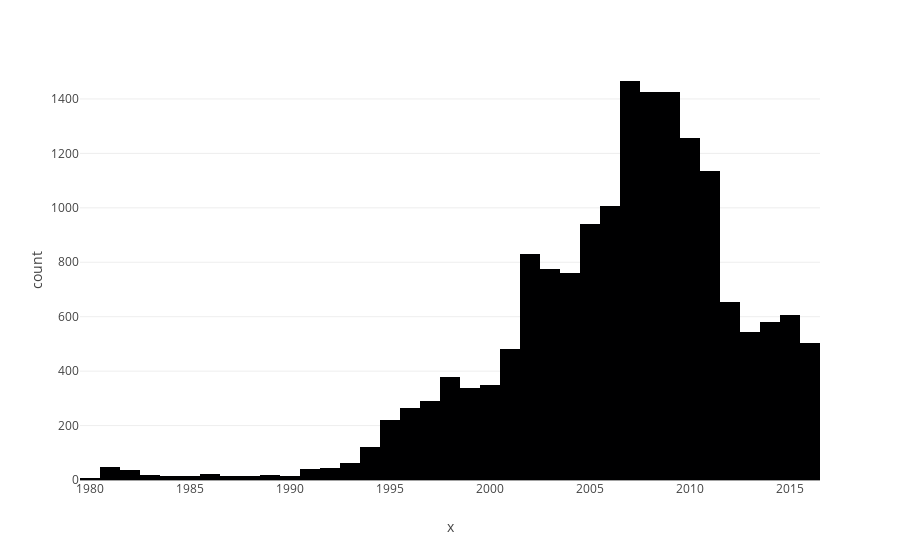

The cell this chart's notebook holds for it:
### Markdown cell above
# Data Analysis

### Code cell
# Check how many games were released in different years
fig = px.histogram(
    x = df['year_of_release'],
)
fig.show()

### Figure 1 — Plotly figure (JSON) as saved in the notebook; plotly's stock layout.template omitted (floating-point values rounded to 4 significant figures; data arrays with more than 128 entries replaced by an {"elided": "..."} marker saying what was removed)
{"data": [{"alignmentgroup": "True", "bingroup": "x", "hovertemplate": "x=%{x}<br>count=%{y}<extra></extra>", "legendgroup": "", "marker": {"color": "#000001", "pattern": {"shape": ""}}, "name": "", "offsetgroup": "", "orientation": "v", "showlegend": false, "type": "histogram", "x": {"elided": "16714 int values"}, "xaxis": "x", "yaxis": "y"}], "layout": {"barmode": "relative", "legend": {"tracegroupgap": 0}, "margin": {"t": 60}, "xaxis": {"anchor": "y", "domain": [0, 1], "title": {"text": "x"}}, "yaxis": {"anchor": "x", "domain": [0, 1], "title": {"text": "count"}}}}
